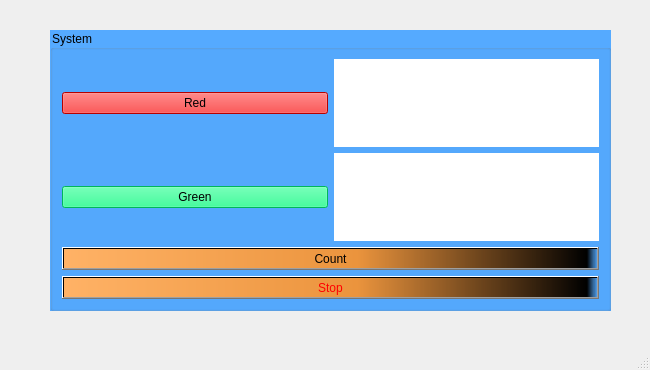
<?xml version="1.0" encoding="UTF-8"?>
<ui version="4.0">
 <class>MainWindow</class>
 <widget class="QMainWindow" name="MainWindow">
  <property name="geometry">
   <rect>
    <x>0</x>
    <y>0</y>
    <width>650</width>
    <height>370</height>
   </rect>
  </property>
  <property name="windowTitle">
   <string>MainWindow</string>
  </property>
  <widget class="QWidget" name="centralwidget">
   <widget class="QGroupBox" name="gbSystem">
    <property name="geometry">
     <rect>
      <x>50</x>
      <y>30</y>
      <width>561</width>
      <height>281</height>
     </rect>
    </property>
    <property name="styleSheet">
     <string notr="true">background-color: rgb(85, 170, 255);
color: rgb(0, 0, 0);
font: 700 14pt &quot;Segoe UI&quot;;</string>
    </property>
    <property name="title">
     <string>System</string>
    </property>
    <property name="flat">
     <bool>false</bool>
    </property>
    <layout class="QGridLayout" name="gridLayout">
     <item row="1" column="0">
      <layout class="QHBoxLayout" name="horizontalLayout_2">
       <item>
        <widget class="QPushButton" name="pbGreen">
         <property name="styleSheet">
          <string notr="true">background-color: rgb(0, 255, 127);</string>
         </property>
         <property name="text">
          <string>Green</string>
         </property>
        </widget>
       </item>
       <item>
        <widget class="QLabel" name="lGreen">
         <property name="styleSheet">
          <string notr="true">background-color: rgb(255, 255, 255);</string>
         </property>
         <property name="text">
          <string/>
         </property>
        </widget>
       </item>
      </layout>
     </item>
     <item row="2" column="0">
      <widget class="QPushButton" name="pbCount">
       <property name="styleSheet">
        <string notr="true">background-color: qlineargradient(spread:pad, x1:0, y1:0, x2:1, y2:0, stop:0 rgba(255, 178, 102, 255), stop:0.55 rgba(235, 148, 61, 255), stop:0.98 rgba(0, 0, 0, 255), stop:1 rgba(0, 0, 0, 0));
font: 700 20pt &quot;Segoe UI&quot;;</string>
       </property>
       <property name="text">
        <string>Count</string>
       </property>
      </widget>
     </item>
     <item row="0" column="0">
      <layout class="QHBoxLayout" name="horizontalLayout">
       <item>
        <widget class="QPushButton" name="pbRed">
         <property name="styleSheet">
          <string notr="true">background-color: rgb(255, 0, 0);</string>
         </property>
         <property name="text">
          <string>Red</string>
         </property>
        </widget>
       </item>
       <item>
        <widget class="QLabel" name="lRed">
         <property name="styleSheet">
          <string notr="true">background-color: rgb(255, 255, 255);</string>
         </property>
         <property name="text">
          <string/>
         </property>
        </widget>
       </item>
      </layout>
     </item>
     <item row="3" column="0">
      <widget class="QPushButton" name="pbStop">
       <property name="styleSheet">
        <string notr="true">background-color: qlineargradient(spread:pad, x1:0, y1:0, x2:1, y2:0, stop:0 rgba(255, 178, 102, 255), stop:0.55 rgba(235, 148, 61, 255), stop:0.98 rgba(0, 0, 0, 255), stop:1 rgba(0, 0, 0, 0));
font: 700 20pt &quot;Segoe UI&quot;;
color: rgb(255, 0, 0);
font: 700 20pt &quot;Segoe UI&quot;;</string>
       </property>
       <property name="text">
        <string>Stop</string>
       </property>
      </widget>
     </item>
    </layout>
   </widget>
  </widget>
  <widget class="QMenuBar" name="menubar">
   <property name="geometry">
    <rect>
     <x>0</x>
     <y>0</y>
     <width>650</width>
     <height>25</height>
    </rect>
   </property>
  </widget>
  <widget class="QStatusBar" name="statusbar"/>
 </widget>
 <resources/>
 <connections/>
</ui>
